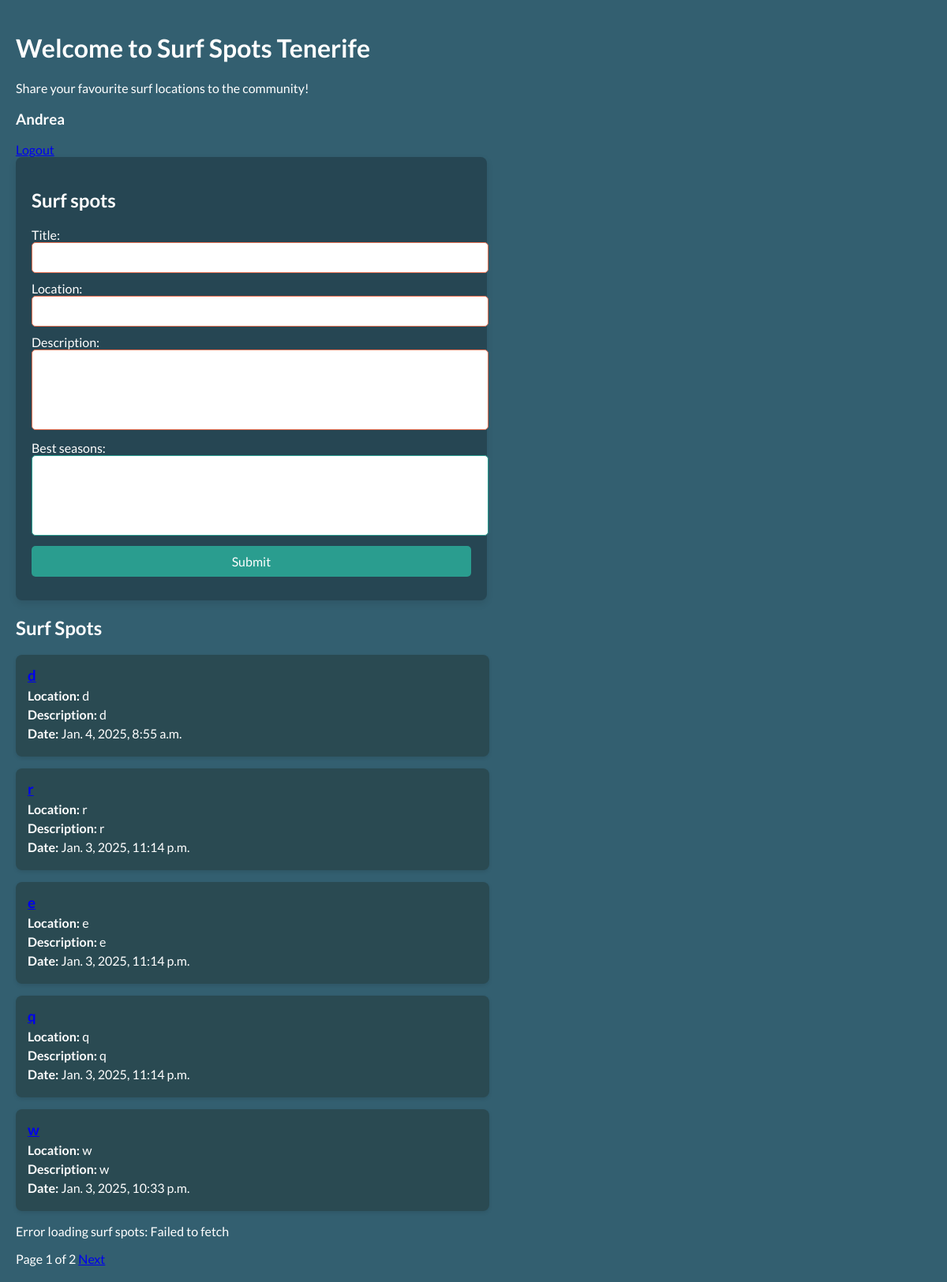
The app's page /users/home/ (signed in), older data.
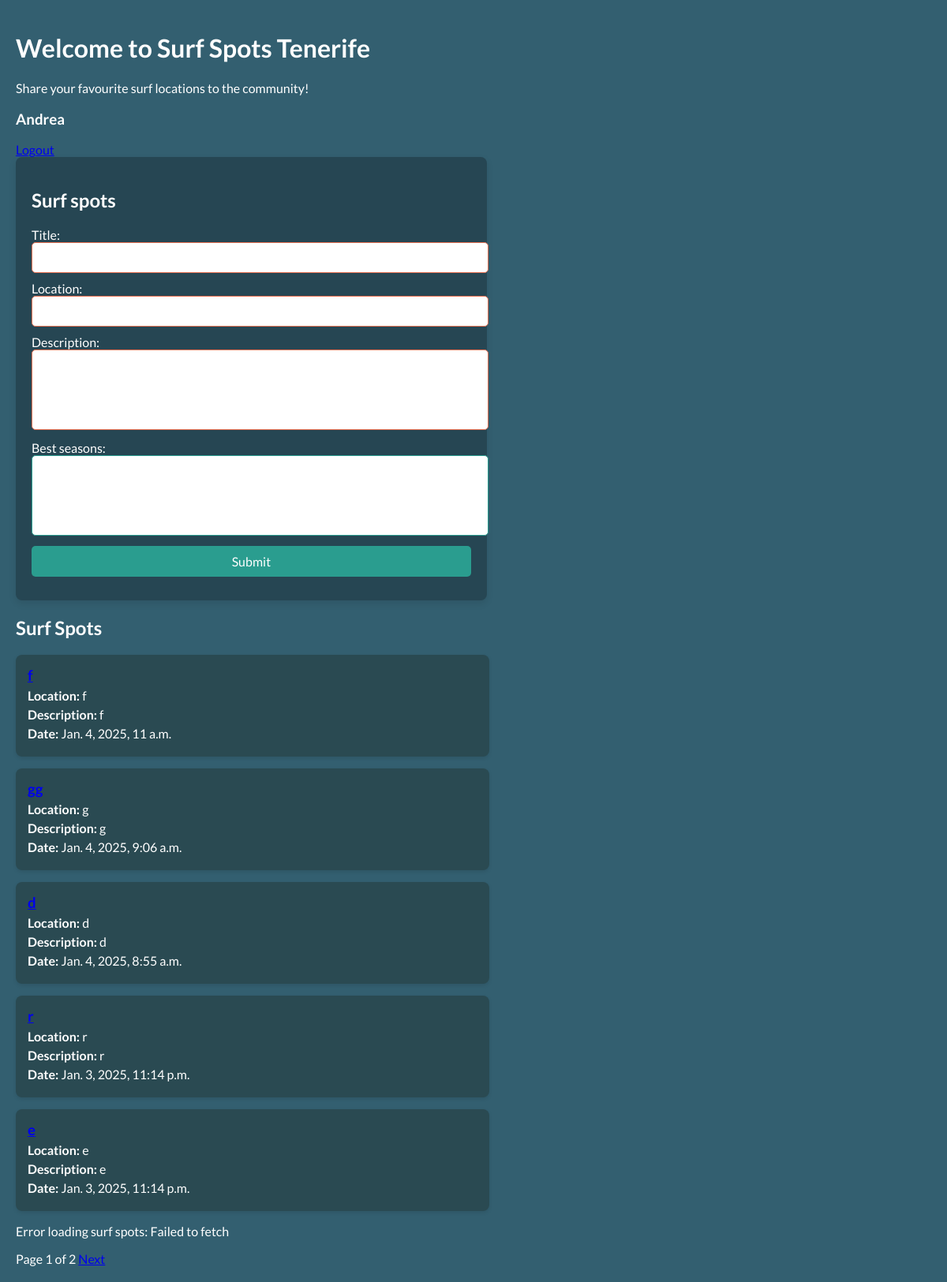
The same page, newer data.
### users_account/models.py (models this page shows, shortened)
class SurfSpot(models.Model):
    title = models.CharField(max_length=50)
    location = models.CharField(max_length=50)
    description = models.TextField()
    best_seasons = models.CharField(max_length=300, blank=True, null=True)
    user = models.ForeignKey(settings.AUTH_USER_MODEL, on_delete=models.CASCADE)
    created_at = models.DateTimeField(auto_now_add=True)

### users_account/views.py (the view)
# urls.py: path('home/', views.home_view, name='home'), #correct
@login_required
def home_view(request):
    if request.method == 'POST':
        form = SurfSpotForm(request.POST)
        if form.is_valid():
            surf_spot = form.save(commit=False)
            surf_spot.user = request.user
            surf_spot.save()
            messages.success(request, "Surf spot created successfully!")
            return redirect('home')
        else:
            print(form.errors)
    else:
        form = SurfSpotForm()
    surf_spots_list = SurfSpot.objects.all().order_by('-created_at')
    paginator = Paginator(surf_spots_list, 5) # ensured that is set to 5
    page_number = request.GET.get('page')
    surf_spots = paginator.get_page(page_number)
    return render(request, 'users_account/home.html', {'form': form, 'surf_spots': surf_spots})

### users_account/forms.py (shortened to what this page needs)
class SurfSpotForm(forms.ModelForm):
    class Meta:
        model = SurfSpot
        fields = ['title', 'location', 'description', 'best_seasons']

### users_account/templates/users_account/home.html (shortened to what this page needs)
<!DOCTYPE html>
<html lang="en">
<head>
    {% load static %}
    <link rel="stylesheet" href="{% static 'css/styles.css' %}">
</head>
<body>
    <div>
        <h1>Welcome to Surf Spots Tenerife</h1>
        <p>Share your favourite surf locations to the community!</p>
    </div>
    <h3>{{ request.user.username }}</h3>
    <a href="{% url 'logout' %}">Logout</a>
    <form id="create-post-form" method="POST" action="{% url 'home' %}">
        <h2>Surf spots</h2>
        <label for="title">Title:</label>
        <input type="text" id="title" name="title" required>
        <label for="location">Location:</label>
        <input type="text" id="location" name="location" required>
        <label for="description">Description:</label>
        <textarea name="description" id="description" required></textarea>
        <label for="best_seasons">Best seasons:</label>
        <textarea name="best_seasons" id="best_seasons"></textarea>
        <button type="submit">Submit</button>
    </form>
    <div id="surf-spots-list">
        <h2>Surf Spots</h2>
        {% for spot in surf_spots %}
        <div class="surf-spot">
            <h3><a href="{% url 'surf_spot_detail' spot.id %}">{{ spot.title }}</a></h3>
            <p><strong>Location:</strong> {{ spot.location }}</p>
            <p><strong>Description:</strong> {{ spot.description }}</p>
            <p><strong>Date:</strong> {{ spot.created_at }}</p>
        </div>
        {% endfor %}
    </div>
    <div class="pagination">
        <span>Page {{ surf_spots.number }} of {{ surf_spots.paginator.num_pages }}</span>
        {% if surf_spots.has_next %}
        <a href="?page={{ surf_spots.next_page_number }}">Next</a>
        {% endif %}
    </div>
</body>
</html>

Row changes from the older to the newer data that the page shows:
no longer on this page (row unchanged): SurfSpot: title "q", location "q", description "q", created_at "Jan. 3, 2025, 11:14 p.m."
no longer on this page (row unchanged): SurfSpot: title "w", location "w", description "w", created_at "Jan. 3, 2025, 10:33 p.m."
added SurfSpot: title "f", location "f", description "f", created_at "Jan. 4, 2025, 11 a.m."
added SurfSpot: title "gg", location "g", description "g", created_at "Jan. 4, 2025, 9:06 a.m."
